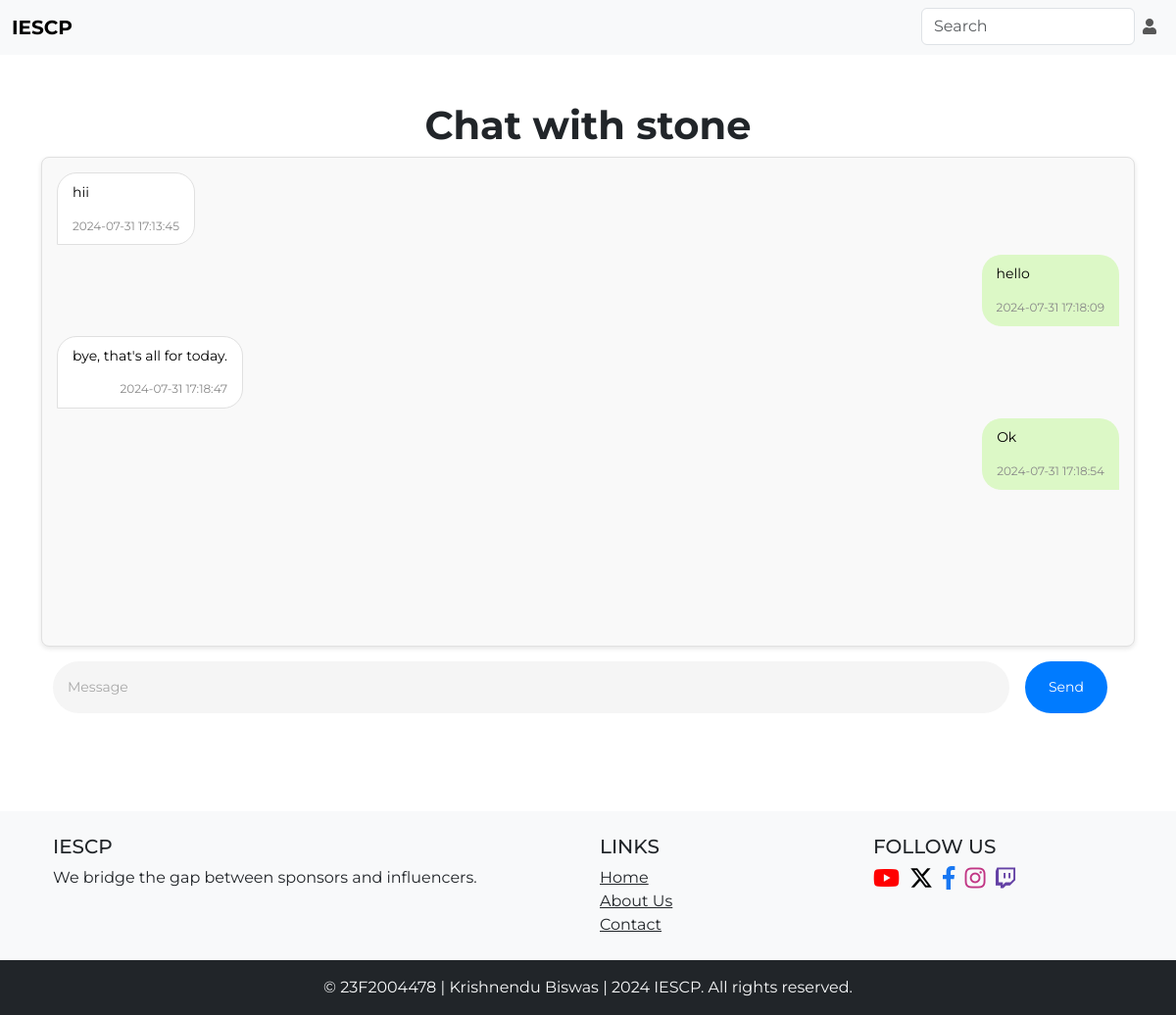
The app's page /stone/chat (signed in) with its own data.
### models.py (models this page shows)
class User(db.Model):
    id = db.Column(db.Integer, primary_key=True)
    username = db.Column(db.String(64), unique=True, nullable=False)
    passhash = db.Column(db.String(256), nullable=False)
    profile_picture = db.Column(db.String(256), default='default_profile_picture.jpg')
    role = db.Column(db.Enum("admin", "sponsor", "influencer"), nullable=False)
    is_admin = db.Column(db.Boolean, nullable=False, default=False)
    is_flagged = db.Column(db.Boolean, nullable=False, default=False)
    is_deleted = db.Column(db.Boolean, nullable=False, default=False)
    date_created = db.Column(db.DateTime, nullable=False, default=datetime.utcnow)
    sponsors = db.relationship('Sponsor', backref='user', lazy=True, cascade='all, delete-orphan')
    influencers = db.relationship('Influencer', backref='user', lazy=True, cascade='all, delete-orphan')
    sent_messages = db.relationship('Message', foreign_keys='Message.sender_id', backref='sender', lazy=True, cascade='all, delete-orphan')
    received_messages = db.relationship('Message', foreign_keys='Message.receiver_id', backref='receiver', lazy=True, cascade='all, delete-orphan')

class Message(db.Model):
    id = db.Column(db.Integer, primary_key=True)
    sender_id = db.Column(db.Integer, db.ForeignKey('user.id'), nullable=False)
    receiver_id = db.Column(db.Integer, db.ForeignKey('user.id'), nullable=False)
    content = db.Column(db.String(500), nullable=False)
    timestamp = db.Column(db.DateTime, nullable=False, default=datetime.utcnow)

### routes.py (the view)
@app.route('/<string:username>/chat')
@login_required
def chat(username):
    user = User.query.filter_by(username=username).first()
    current_user = User.query.filter_by(username=session['username']).first()
    if user is None:
        flash('User does not exist.', 'danger')
        return redirect(url_for('home'))
    if user.id == current_user.id:
        flash('You cannot chat with yourself.', 'warning')
        return redirect(url_for('profile', username=username))
    messages = Message.query.filter(
        ((Message.sender_id == current_user.id) & (Message.receiver_id == user.id)) |
        ((Message.sender_id == user.id) & (Message.receiver_id == current_user.id))
    ).all()
    return render_template('chat.html', user=user, messages=messages, current_user=current_user)

### routes.py (called while the page is built)
def login_required(func):
    @wraps(func)
    def wrapper(*args, **kwargs):
        if 'username' not in session:
            flash("You need to login first")
            return redirect(url_for('login'))
        user = User.query.filter_by(username=session['username']).first()
        if not user:
            session.pop('username')
            return redirect(url_for('login'))
        return func(*args, **kwargs)
    return wrapper

### templates/chat.html (shortened to what this page needs)
{% extends 'base.html' %}
{% block content %}
<div class="container mt-5">
    <div class="row">
        <div class="col-12">
            <h1 class="text-center">Chat with {{ user.username }}</h1>
        </div>
    </div>
    <div class="row">
        <div class="col-12 chatbox" id="chatbox">
            <div class="messages">
                {% for message in messages %}
                    <div class="message {% if message.sender_id == current_user.id %}sent{% else %}received{% endif %}">
                        <p>{{ message.content }}</p>
                        <small>{{ message.timestamp.strftime('%Y-%m-%d %H:%M:%S') }}</small>
                    </div>
                {% endfor %}
            </div>
        </div>
        <form id="chat-form" method="post" action="{{ url_for('send_message', username=user.username) }}">
            <div class="input-group">
                <input type="text" name="message" class="form-control border-0 rounded-pill py-3" placeholder="Message" style="background-color: #f5f5f5; color: black !important; ::placeholder { color: #555; }">
                <div class="input-group-append mx-3">
                    <button class="btn btn-primary rounded-pill py-3 px-4" type="submit" style="background-color: #007bff; border-color: #007bff;">
                        Send
                    </button>
                </div>
            </div>
        </form>
        </div>
    </div>
</div>
{% endblock %}

### static/styles.css (style rules this page uses)
h1, .h1 { font-family: 'Montserrat', sans-serif; font-weight: 700; }
p { font-family: 'Montserrat', sans-serif; font-weight: 400; }
a, div, span, li { font-family: 'Montserrat', sans-serif; font-weight: 400; }
.chatbox { border: 1px solid #e0e0e0; border-radius: 8px; padding: 15px; max-height: 500px; overflow-y: auto; background-color: #f9f9f9; box-shadow: 0 2px 5px rgba(0, 0, 0, 0.1); display: flex; flex-direction: column; min-height: 500px; }
.messages { display: flex; flex-direction: column; gap: 10px; }
.messages .message { padding: 10px 15px; border-radius: 20px; max-width: 75%; font-size: 14px; line-height: 1.4; position: relative; word-wrap: break-word; color: black; }
.messages .message.sent { background-color: #dcf8c6; align-self: flex-end; border-bottom-right-radius: 0; }
.messages .message.received { background-color: #ffffff; align-self: flex-start; border-bottom-left-radius: 0; border: 1px solid #e0e0e0; }
.messages .message small { display: block; font-size: 12px; color: #888; margin-top: 5px; text-align: right; }
#chat-form { display: flex; margin-top: 15px; }
#chat-form input[type="text"] { flex: 1; border: 1px solid #ced4da; border-radius: 20px 0 0 20px; padding: 10px 15px; outline: none; font-size: 14px; }
#chat-form button { border: none; background-color: #007bff; color: white; padding: 10px 20px; border-radius: 0 20px 20px 0; cursor: pointer; font-size: 14px; }
#chat-form input[type="text"][name="message"]::placeholder { color: darkgray; }

### templates/base.html (style rules this page uses)
html, body { height: 100%; margin: 0; }
body { display: flex; flex-direction: column; }
.container { flex: 1; }

### records on screen
User: username "stone"
Message: content "hii", timestamp "2024-07-31 17:13:45"
Message: content "hello", timestamp "2024-07-31 17:18:09"
Message: content "bye, that's all for today.", timestamp "2024-07-31 17:18:47"
Message: content "Ok", timestamp "2024-07-31 17:18:54"
